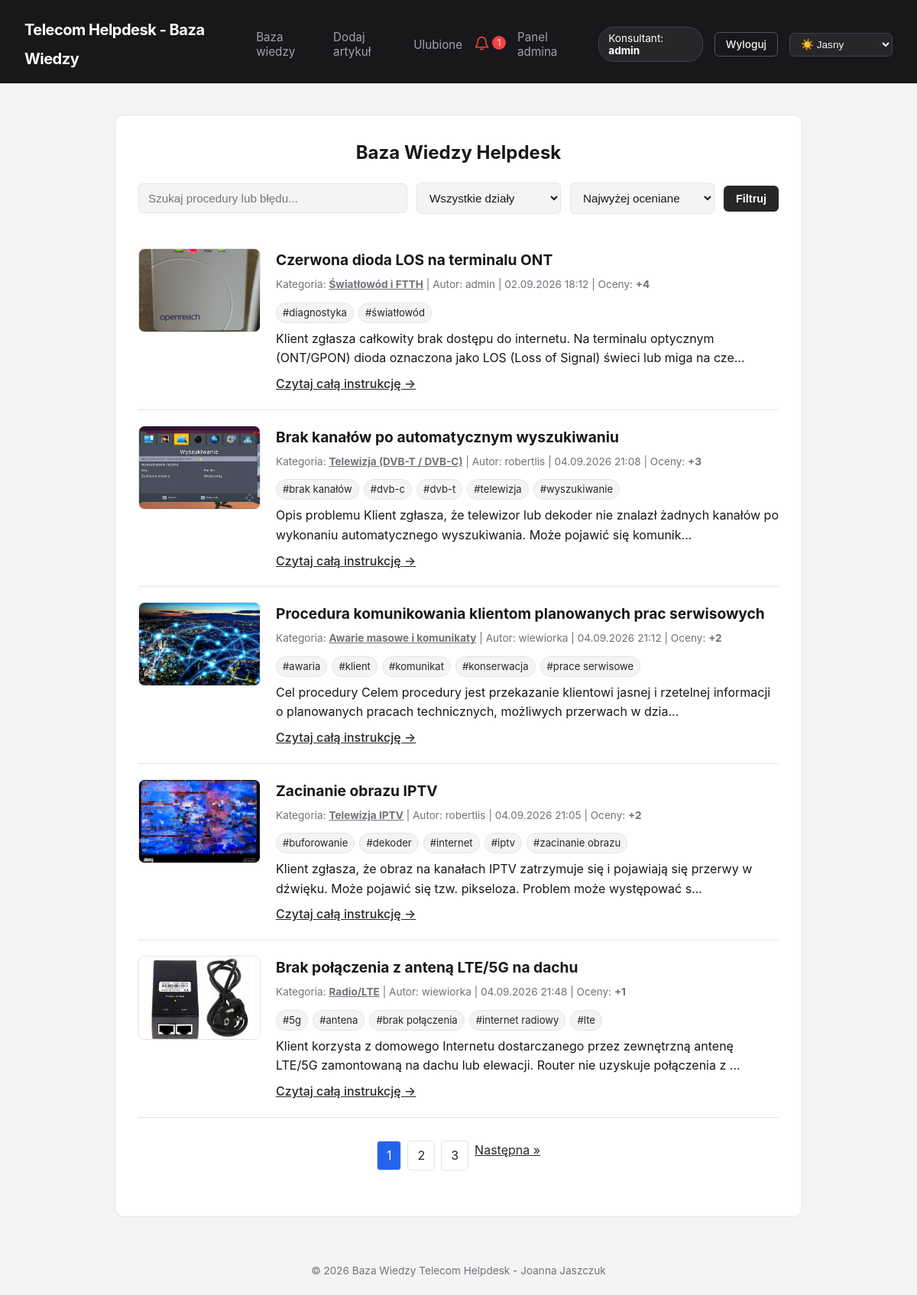
/index.php (signed in), run on the app's committed database.
### tables this page shows
CREATE TABLE `articles` (
  `id` int(11) NOT NULL,
  `title` varchar(255) NOT NULL,
  `content` text NOT NULL,
  `image` varchar(255) DEFAULT NULL,
  `category_id` int(11) NOT NULL,
  `user_id` int(11) NOT NULL,
  `is_pinned` tinyint(1) NOT NULL DEFAULT 0,
  `is_archived` tinyint(1) NOT NULL DEFAULT 0,
  `created_at` timestamp NOT NULL DEFAULT current_timestamp()
);

CREATE TABLE `categories` (
  `id` int(11) NOT NULL,
  `name` varchar(100) NOT NULL
);

CREATE TABLE `users` (
  `id` int(11) NOT NULL,
  `username` varchar(50) NOT NULL,
  `password` varchar(255) NOT NULL,
  `role` varchar(20) NOT NULL DEFAULT 'user',
  `is_active` tinyint(1) NOT NULL DEFAULT 1,
  `created_at` timestamp NOT NULL DEFAULT current_timestamp()
);

### includes/tags.php (called while the page is built, shortened)
<?php
function getArticleTags(PDO $pdo, int $articleId): array
{
    $stmt = $pdo->prepare(
        'SELECT t.name
         FROM tags t
         JOIN article_tags at ON at.tag_id = t.id
         WHERE at.article_id = ?
         ORDER BY t.name ASC'
    );
    $stmt->execute([$articleId]);
    return $stmt->fetchAll(PDO::FETCH_COLUMN);
}

### index.php (the view, shortened to what this page needs)
<?php
require_once 'includes/db.php';
require_once 'includes/tags.php';
require_once 'includes/header.php';
$search = trim($_GET['search'] ?? '');
$categoryFilter = (int)($_GET['cat'] ?? 0);
$selectedTags = [];
$selectedTags = array_keys($selectedTags);
$sort = $_GET['sort'] ?? 'popular';
$page = max(1, (int)($_GET['page'] ?? 1));
$perPage = 5;
$countSql = "SELECT COUNT(*) FROM articles a WHERE 1=1";
$countParams = [];
$countStmt = $pdo->prepare($countSql);
$countStmt->execute($countParams);
$totalArticles = (int)$countStmt->fetchColumn();
$totalPages = max(1, (int)ceil($totalArticles / $perPage));
$offset = ($page - 1) * $perPage;
$sql = "SELECT a.*, c.name AS category_name, u.username,
               COUNT(r.id) AS upvotes_count
        FROM articles a
        JOIN categories c ON a.category_id = c.id
        JOIN users u ON a.user_id = u.id
        LEFT JOIN ratings r ON a.id = r.article_id
        WHERE 1=1";
$params = [];
$sql .= " GROUP BY a.id";
if ($sort === 'popular') {
    $sql .= " ORDER BY a.is_pinned DESC, upvotes_count DESC, a.created_at DESC";
} else {
    $sql .= " ORDER BY a.is_pinned DESC, a.created_at DESC";
}
$sql .= " LIMIT " . (int)$perPage . " OFFSET " . (int)$offset;
$stmt = $pdo->prepare($sql);
$stmt->execute($params);
$articles = $stmt->fetchAll();
?>
<h2 class="page-heading">Baza Wiedzy Helpdesk</h2>
<form method="GET" action="index.php" class="filters-form">
    <input type="text" name="search" placeholder="Szukaj procedury lub błędu..." value="<?= htmlspecialchars($search) ?>">
    <select name="cat">
        <option value="0">Wszystkie działy</option>
    </select>
    <select name="sort">
        <option value="popular" <?= $sort === 'popular' ? 'selected' : '' ?>>Najwyżej oceniane</option>
    </select>
    <button type="submit">Filtruj</button>
</form>
<div class="articles-list">
    <?php if (empty($articles)): ?>
        <p>Brak artykułów spełniających kryteria.</p>
    <?php else: ?>
        <?php foreach ($articles as $art): ?>
            <?php $isOutdated = $art['category_name'] === 'Nieaktualne'; ?>
            <article class="article-card" style="<?= $isOutdated ? 'border-left: 4px solid #9ca3af; background: rgba(156, 163, 175, 0.08);' : (!empty($art['is_pinned']) ? 'border-left: 4px solid #f59e0b; background: rgba(245, 158, 11, 0.05);' : '') ?>">
                <?php if (!empty($art['image']) && file_exists('uploads/' . $art['image'])): ?>
                    <div class="article-thumbnail">
                        <a href="article.php?id=<?= $art['id'] ?>">
                            <img src="uploads/<?= htmlspecialchars($art['image']) ?>" alt="<?= htmlspecialchars($art['title']) ?>">
                        </a>
                    </div>
                <?php endif; ?>
                <div class="article-body">
                    <h3>
                        <a href="article.php?id=<?= $art['id'] ?>" class="<?= $isOutdated ? 'outdated-title' : '' ?>"><?= htmlspecialchars($art['title']) ?></a>
                    </h3>
                    <p class="article-meta">
                        Kategoria:
                        <a class="category-link" href="index.php?cat=<?= $art['category_id'] ?>"><strong><?= htmlspecialchars($art['category_name']) ?></strong></a>
                        | Autor: <?= htmlspecialchars($art['username']) ?>
                        | <?= date('d.m.Y H:i', strtotime($art['created_at'])) ?>
                        | Oceny: <strong><?= $isOutdated ? '0' : '+' . (int)$art['upvotes_count'] ?></strong>
                    </p>
                    <?php $articleTags = getArticleTags($pdo, (int)$art['id']); ?>
                    <?php if (!empty($articleTags)): ?>
                        <div class="article-tags">
                            <?php foreach ($articleTags as $tag): ?>
                                <?php $tagParams = ['search' => $search, 'cat' => $categoryFilter, 'sort' => $sort, 'tag' => array_values(array_unique(array_merge($selectedTags, [$tag])))]; ?>
                                <a href="index.php?<?= htmlspecialchars(http_build_query($tagParams)) ?>" class="tag-link">#<?= htmlspecialchars($tag) ?></a>
                            <?php endforeach; ?>
                        </div>
                    <?php endif; ?>
                    <p><?= htmlspecialchars(mb_substr($art['content'], 0, 150)) ?>...</p>
                    <a href="article.php?id=<?= $art['id'] ?>" class="read-more">Czytaj całą instrukcję &rarr;</a>
                </div>
            </article>
        <?php endforeach; ?>
        <?php if ($totalPages > 1): ?>
            <div class="pagination" style="display: flex; gap: 8px; justify-content: center; margin: 30px 0;">
                <?php for ($i = 1; $i <= $totalPages; $i++): ?>
                    <?php $pageParams = array_merge($_GET, ['page' => $i]); ?>
                    <a href="index.php?<?= http_build_query($pageParams) ?>"
                       class="page-link <?= $i === $page ? 'active' : '' ?>"
                       style="padding: 6px 12px; border: 1px solid var(--border-color); text-decoration: none; border-radius: 4px; <?= $i === $page ? 'background: var(--btn-bg, #2563eb); color: #fff;' : '' ?>">
                        <?= $i ?>
                    </a>
                <?php endfor; ?>
                <?php if ($page < $totalPages): ?>
                    <?php $nextParams = array_merge($_GET, ['page' => $page + 1]); ?>
                    <a href="index.php?<?= http_build_query($nextParams) ?>" class="page-link">Następna &raquo;</a>
                <?php endif; ?>
            </div>
        <?php endif; ?>
    <?php endif; ?>
</div>
<?php require_once 'includes/footer.php'; ?>

### assets/css/style.css (style rules this page uses)
:root, [data-theme="light"] { --bg-main: #f4f4f5; --bg-card: #ffffff; --bg-header: #18181b; --text-main: #18181b; --text-muted: #71717a; --border-color: #e4e4e7; --accent: #27272a; --accent-hover: #3f3f46; --accent-text: #ffffff; }
* { box-sizing: border-box; margin: 0; padding: 0; }
body, .container, .main-header, .article-card, button, input, select, textarea { transition: background-color 0.25s ease, color 0.25s ease, border-color 0.25s ease; }
body { font-family: -apple-system, BlinkMacSystemFont, "Segoe UI", Roboto, sans-serif; background-color: var(--bg-main); color: var(--text-main); line-height: 1.6; min-height: 100vh; display: flex; flex-direction: column; }
input[type="text"], input[type="email"], input[type="password"], select, textarea { width: 100%; padding: 10px 12px; margin-top: 6px; border: 1px solid var(--border-color); border-radius: 6px; background-color: var(--bg-main); color: var(--text-main); font-size: 0.95rem; }
button { background-color: var(--accent); color: var(--accent-text); padding: 9px 16px; border: none; border-radius: 6px; font-weight: 600; font-size: 0.9rem; cursor: pointer; text-decoration: none; display: inline-block; }
a { color: var(--accent); }
.category-link { color: var(--text-muted); }
.filters-form { display: flex; gap: 12px; align-items: center; flex-wrap: wrap; margin-bottom: 25px; }
.filters-form input[type="text"] { flex: 2; min-width: 200px; margin-top: 0; }
.filters-form select { flex: 1; min-width: 150px; margin-top: 0; }
.auth-heading, .auth-switch, .page-heading { text-align: center; }
.page-heading { margin-bottom: 20px; }
.article-card { display: flex; gap: 20px; align-items: flex-start; padding: 20px 0; border-bottom: 1px solid var(--border-color); }
.article-thumbnail { flex-shrink: 0; width: 160px; height: 110px; border-radius: 8px; overflow: hidden; border: 1px solid var(--border-color); }
.article-thumbnail img { width: 100%; height: 100%; object-fit: cover; display: block; }
.article-body { flex: 1; }
.article-body h3 a { color: var(--text-main); text-decoration: none; font-size: 1.2rem; }
.article-meta { font-size: 0.85rem; color: var(--text-muted); margin: 6px 0 12px 0; }
.read-more { display: inline-block; margin-top: 8px; font-weight: 500; }
.article-tags { display: flex; flex-wrap: wrap; gap: 6px; margin: 8px 0; }
.tag-link { display: inline-block; padding: 2px 8px; border: 1px solid var(--border-color); border-radius: 999px; color: var(--accent); background: var(--bg-main); font-size: 0.82rem; text-decoration: none; }

### data on the page
articles: image (picture), title "Czerwona dioda LOS na terminalu ONT", category.name "Światłowód i FTTH", user.username "admin", created_at "02.09.2026 18:12", upvotes_count "4", tag "diagnostyka", tag "światłowód", content "Klient zgłasza całkowity brak dostępu do internetu. Na terminalu optycznym (ONT/GPON) dioda oznaczona jako LOS (Loss of Signal) świeci lub miga na cze"
articles: image (picture), title "Brak kanałów po automatycznym wyszukiwaniu", category.name "Telewizja (DVB-T / DVB-C)", user.username "robertlis", created_at "04.09.2026 21:08", upvotes_count "3", tag "brak kanałów", tag "dvb-c", tag "dvb-t", tag "telewizja", tag "wyszukiwanie", content "Opis problemu Klient zgłasza, że telewizor lub dekoder nie znalazł żadnych kanałów po wykonaniu automatycznego wyszukiwania. Może pojawić się komunik"
articles: image (picture), title "Procedura komunikowania klientom planowanych prac serwisowych", category.name "Awarie masowe i komunikaty", user.username "wiewiorka", created_at "04.09.2026 21:12", upvotes_count "2", tag "awaria", tag "klient", tag "komunikat", tag "konserwacja", tag "prace serwisowe", content "Cel procedury Celem procedury jest przekazanie klientowi jasnej i rzetelnej informacji o planowanych pracach technicznych, możliwych przerwach w dzia"
articles: image (picture), title "Zacinanie obrazu IPTV", category.name "Telewizja IPTV", user.username "robertlis", created_at "04.09.2026 21:05", upvotes_count "2", tag "buforowanie", tag "dekoder", tag "internet", tag "iptv", tag "zacinanie obrazu", content "Klient zgłasza, że obraz na kanałach IPTV zatrzymuje się i pojawiają się przerwy w dźwięku. Może pojawić się tzw. pikseloza. Problem może występować s"
articles: image (picture), title "Brak połączenia z anteną LTE/5G na dachu", category.name "Radio/LTE", user.username "wiewiorka", created_at "04.09.2026 21:48", upvotes_count "1", tag "5g", tag "antena", tag "brak połączenia", tag "internet radiowy", tag "lte", content "Klient korzysta z domowego Internetu dostarczanego przez zewnętrzną antenę LTE/5G zamontowaną na dachu lub elewacji. Router nie uzyskuje połączenia z"

### other printed values
$unreadNotifications "1"
$_SESSION['username'] "admin"
